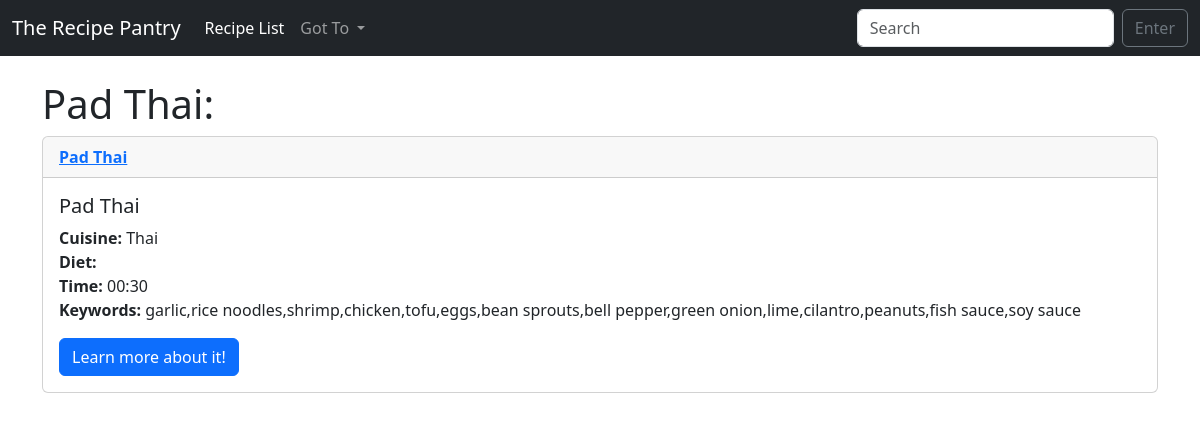
/single_recipe/2, run on the app's committed database.
### RecipeApp/models.py (models this page shows)
class Recipe(models.Model):
    name = models.CharField('Recipe name', max_length=100)
    link = models.CharField('Recipe link', max_length=200)
    cuisine = models.CharField('Recipe cuisine', max_length=100)
    diet = models.CharField('Recipe diet', max_length=100, null=True)
    prep_time = models.CharField('Recipe time', max_length=5)
    keywords = models.CharField('Recipe keyword', max_length=300)
    def __str__(self):
        return self.name

### RecipeApp/views.py (the view)
# urls.py: path('single_recipe/<recipe_id>', views.single_recipe, name='single-recipe'),
def single_recipe(request,recipe_id):
    recipe=Recipe.objects.get(pk=recipe_id)
    return render(request, 'single_recipe.html', {'recipe': recipe})

### RecipeApp/templates/single_recipe.html
{% extends 'base.html' %}
{% block content %}
    <h1>{{recipe.name}}: </h1>
    <div class="card">
  <div class="card-header">
      <a href="{%url 'single-recipe' recipe.id%}"><strong>{{recipe}}</strong> </a>
      <br/>
  </div>
  <div class="card-body">
    <h5 class="card-title">{{recipe.name}}</h5>
    <p class="card-text">
        <u1>
       <strong>Cuisine:</strong> {{recipe.cuisine}}<br/>
       <strong>Diet:</strong> {{recipe.diet}}<br/>
       <strong>Time:</strong> {{recipe.prep_time}}<br/>
       <strong>Keywords:</strong> {{recipe.keywords}}<br/>
    </u1>
    </p>
    <a href="{{recipe.link}}" class="btn btn-primary">Learn more about it!</a>
  </div>
</div>
{% endblock %}

### data on the page
Recipe: name "Pad Thai", cuisine "Thai", prep_time "00:30", keywords "garlic,rice noodles,shrimp,chicken,tofu,eggs,bean sprouts,bell pepper,green onion,lime,cilantro,peanuts,fish sauce,soy sauce"
